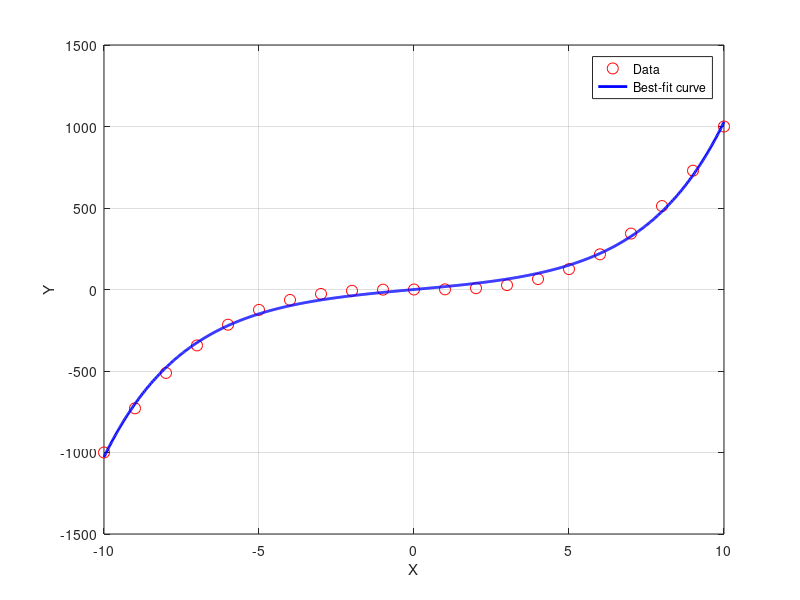

MATLAB code for this plot:
% 定义拟合函数 A*sinh(B*X)
func = @(params, X) params(1) * sinh(params(2) * X);

% 输入数据点 (X_i, Y_i)，这里是示例数据，您可以替换为您的实际数据
X_data = (-10:10)';
Y_data = X_data.^3; % 示例数据，您需要替换为实际数据

% 初始参数的猜测值，注意这里的顺序和定义的函数参数一致
initial_guess = [1, 1];

% 使用 lsqcurvefit 进行拟合，得到最佳参数 A 和 B
params_best_fit = lsqcurvefit(func, initial_guess, X_data, Y_data);

% 提取最佳参数 A 和 B
A_best_fit = params_best_fit(1);
B_best_fit = params_best_fit(2);

% 打印最佳参数
disp(['Best-fit A: ', num2str(A_best_fit)]);
disp(['Best-fit B: ', num2str(B_best_fit)]);

% 绘制拟合曲线和原始数据
X_fit = linspace(-10, 10, 1000); % 生成拟合曲线的 X 值范围
Y_fit = func(params_best_fit, X_fit);

plot(X_data, Y_data, 'ro', 'MarkerSize', 8); % 原始数据
hold on;
plot(X_fit, Y_fit, 'b-', 'LineWidth', 2); % 拟合曲线
xlabel('X');
ylabel('Y');
legend('Data', 'Best-fit curve');
grid on;
hold off;